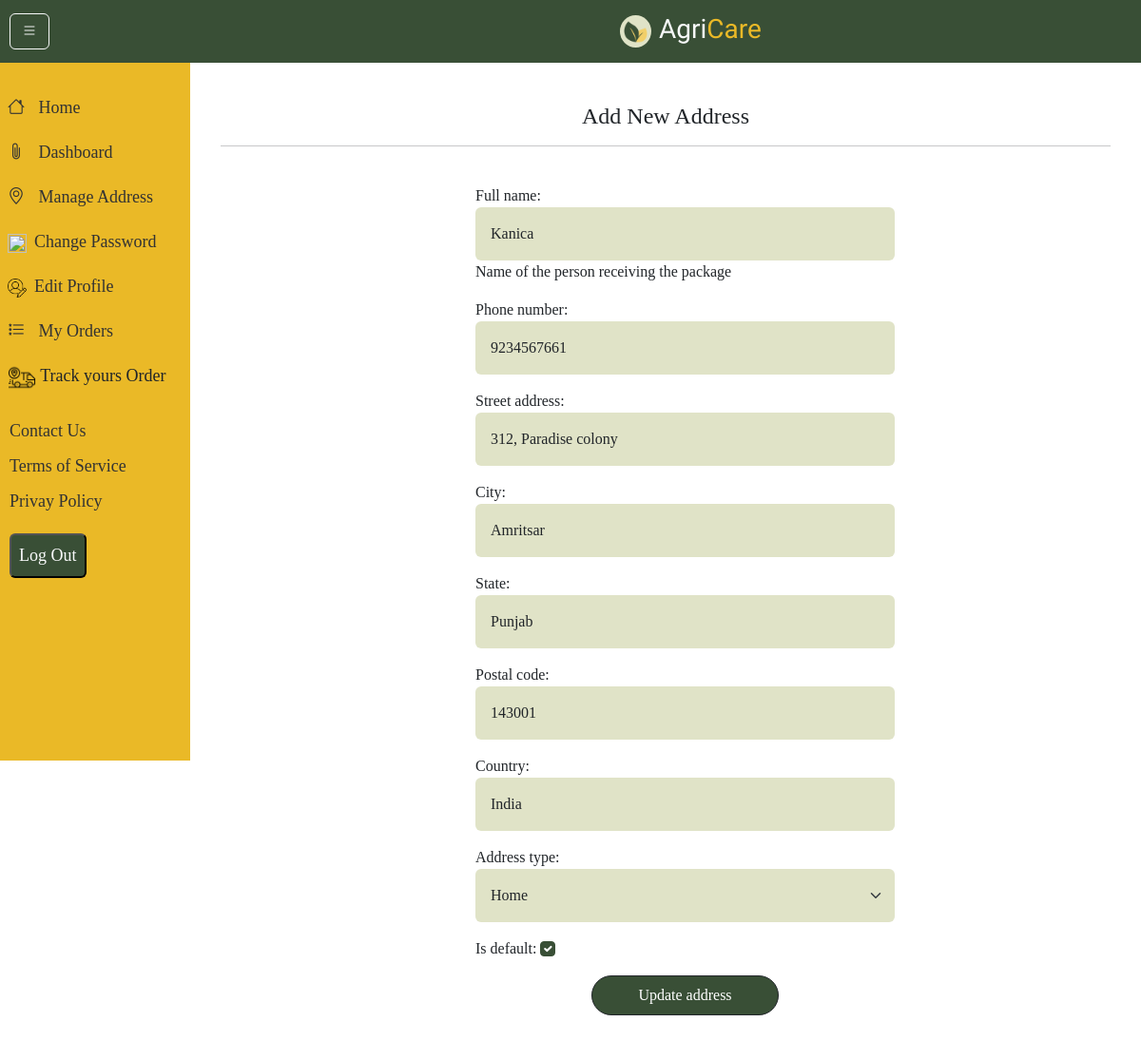
The page /user/updateaddress/2 on the database its author committed.
### user/models.py (models this page shows, shortened)
class Address(models.Model):
    ADDRESS_TYPE_CHOICES = [
        ('Home', 'Home'),
        ('Work', 'Work'),
        ('Other', 'Other'),
    ]
    user = models.ForeignKey(User, on_delete=models.CASCADE, related_name='addresses')
    full_name = models.CharField(max_length=100, help_text="Name of the person receiving the package")
    phone_number = models.CharField(max_length=15)
    street_address = models.CharField(max_length=255) # House No, Street, Colony
    city = models.CharField(max_length=100)
    state = models.CharField(max_length=100)
    postal_code = models.CharField(max_length=20)     # Zip/Pin Code
    country = models.CharField(max_length=100, default='India')
    address_type = models.CharField(max_length=10, choices=ADDRESS_TYPE_CHOICES, default='Home')
    is_default = models.BooleanField(default=False)
    class Meta:
        verbose_name_plural = "Addresses"

### user/views.py (the view)
# urls.py: path('updateaddress/<pk>',views.update_address.as_view(),name='updateaddress'),
class update_address(SuccessMessageMixin,UpdateView):
    model=Address
    success_url = reverse_lazy('listaddress')
    template_name = 'address_form.html'
    form_class = AddressForm
    success_message="Address was updated successfully"

### app/context_processors.py (called while the page is built)
def categories(request):
    return {'categories':Category.objects.all()}

def brands(request):
    return {'brands':Brand.objects.all()}

def productcategories(request):
    return {
        'pcategories': ProductCategory.objects.filter(parent__isnull=True).
        prefetch_related('subcategories')
    }

def recent_articles(request):
    articles = Article.objects.order_by('-created_at')[:2]  # latest 2
    return {'recent_articles': articles}

### user/templates/address_form.html (shortened to what this page needs)
{% extends 'userbase.html' %}
{% block content %}
{% load static %}
<div class="container py-5">
    <h4 class="text-center">Add New Address</h4>
            <hr>
    <div class="row justify-content-center">
        <div class="col-10" style="padding-left: 200px;">
            <form action="" method="post" enctype="multipart/form-data" class="w-75 my-4">
                {{form.as_p}}
                <div class="text-center">
                <button class="btn btn-dark bg-theme-dark p-2 px-5 rounded-pill">
                    {% if request.path == "/user/addaddress/" %}
                    Save{% else %} Update {% endif %} address
                </button>
                </div>
            </form>
            </div>
        </div>
    </div>
</div>
{% endblock %}

### static/css/sidebar.css (style rules this page uses)
body { display: flex; }

### static/css/style.css (style rules this page uses)
:root { --theme1: #394f36; --theme2:rgb(234, 185, 39); --light:rgb(224, 227, 199); }
* { font-family: serif; }
h1,h2,h3,h4,h5,h6 { font-family: serif; }
.bg-theme-dark { background-color: var(--theme1); color:white; }
.bg-theme-light { background-color: var(--light); }
.form-check-input:checked { accent-color: var(--theme1) !important; background-color: var(--theme1) !important; border-color: var(--theme1) !important; }

### rows shown on the page
Address: full_name "Kanica", phone_number "9234567661", street_address "312, Paradise colony", city "Amritsar", state "Punjab", postal_code "143001", country "India", address_type "Home", is_default "☑"
